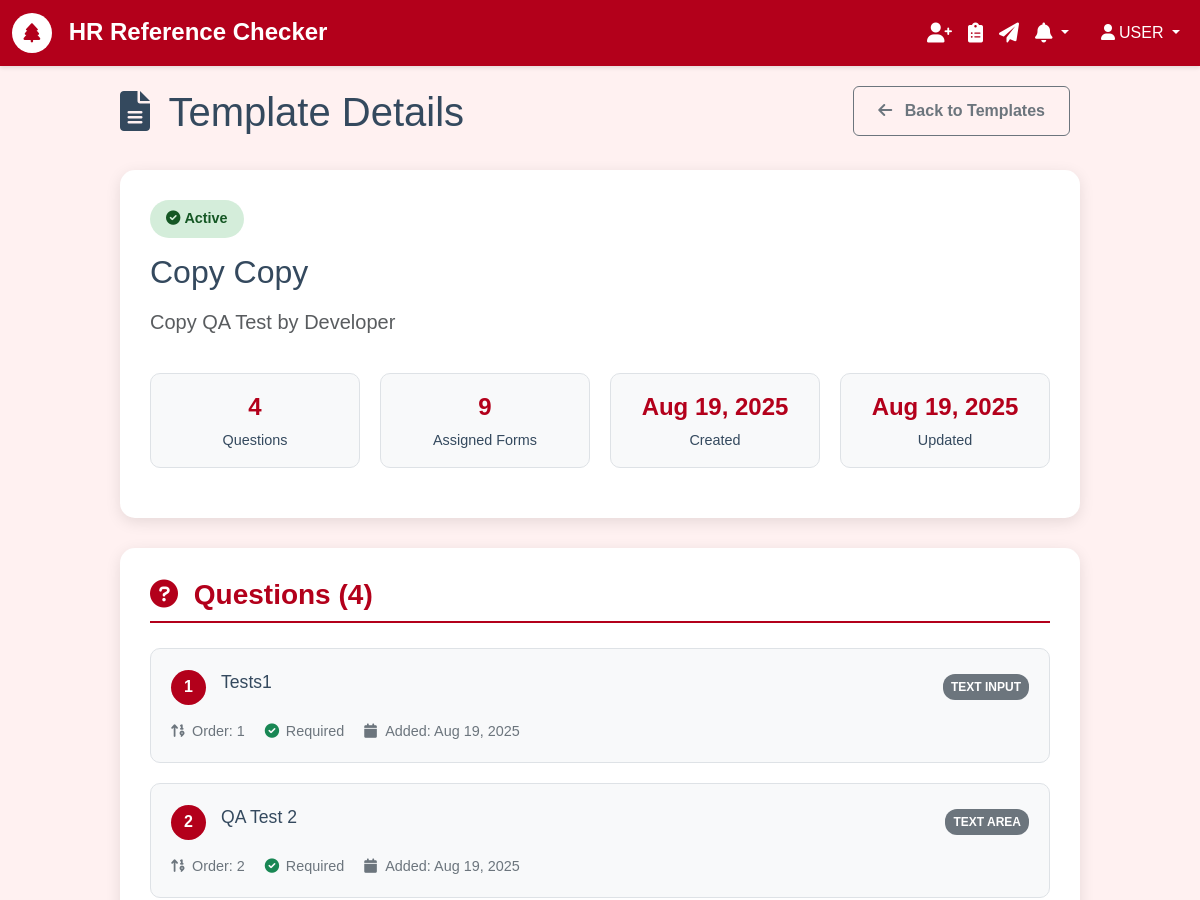
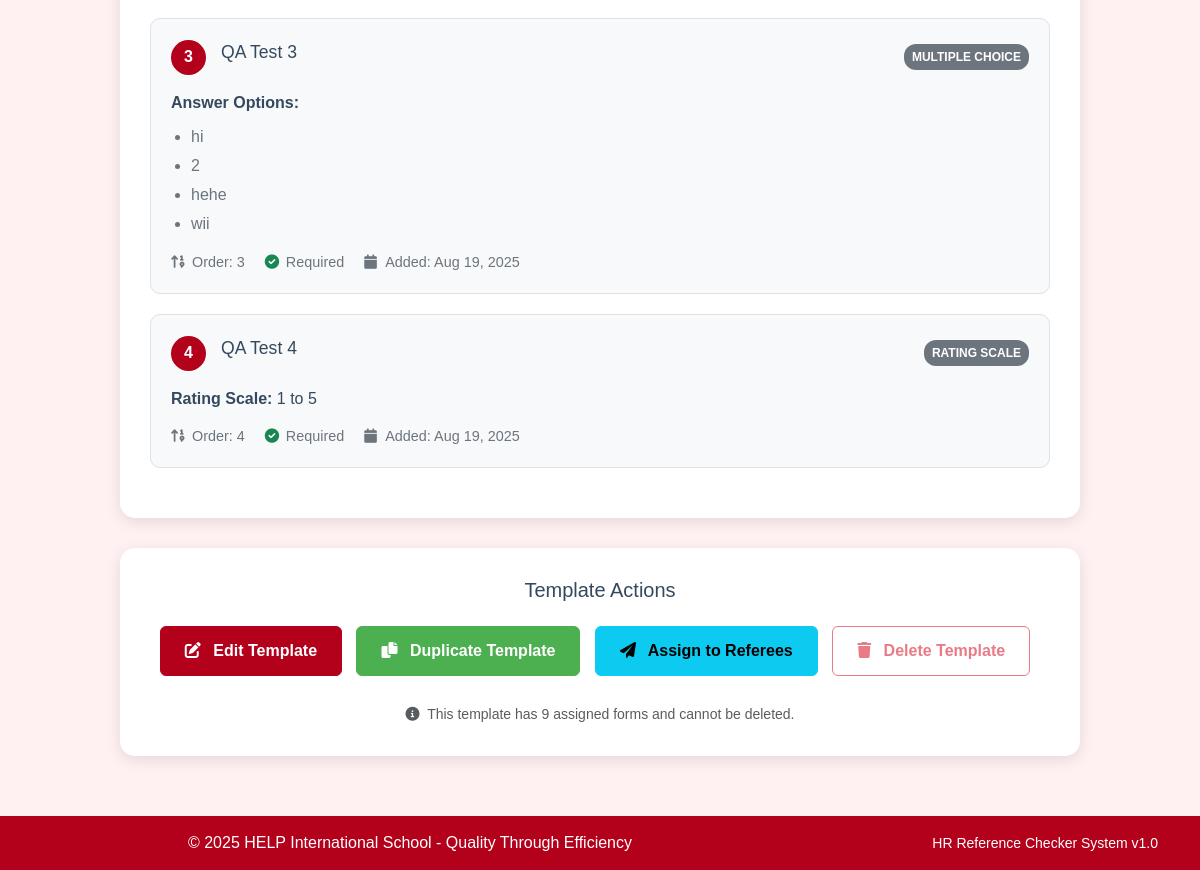
Page /templates/17/ (signed in) on the committed database (2 pictures, top to bottom).
### authentication/models.py (models this page shows, shortened)
class User(AbstractUser):
    email = models.EmailField(unique=True)
    is_active = models.BooleanField(default=True)
    created_at = models.DateTimeField(auto_now_add=True)
    USERNAME_FIELD = 'email'
    REQUIRED_FIELDS = ['username']
    class Meta:
        db_table = 'auth_user'
        verbose_name = 'User'
        verbose_name_plural = 'Users'

### form_templates/models.py (models this page shows, shortened)
class Template(models.Model):
    title = models.CharField(max_length=255, validators=[MinLengthValidator(3)])
    description = models.TextField(blank=True, help_text="Brief description of this template")
    instructions = models.TextField(
        blank=True,
        help_text="Instructions shown to referees before filling the form"
    )
    created_by = models.ForeignKey(settings.AUTH_USER_MODEL, on_delete=models.CASCADE)
    is_active = models.BooleanField(default=True)
    created_at = models.DateTimeField(auto_now_add=True)
    updated_at = models.DateTimeField(auto_now=True)
    class Meta:
        ordering = ['-created_at']
        verbose_name = 'Form Template'
        verbose_name_plural = 'Form Templates'
    def get_assigned_forms_count(self):
        return self.form_set.count()

class Question(models.Model):
    template = models.ForeignKey(Template, on_delete=models.CASCADE, related_name='questions')
    question_text = models.TextField(validators=[MinLengthValidator(5)])
    question_type = models.CharField(
        max_length=20,
        choices=QuestionType.choices,
        default=QuestionType.TEXT
    )
    is_required = models.BooleanField(default=True)
    order = models.PositiveIntegerField(default=0)
    choices = models.JSONField(
        default=list,
        blank=True,
        help_text="List of choices for select/radio/checkbox questions"
    )
    rating_scale = models.PositiveIntegerField(
        default=5,
        help_text="Maximum rating value (e.g., 5 for 1-5 scale)"
    )
    rating_labels = models.JSONField(
        default=dict,
        blank=True,
        help_text="Labels for rating scale (e.g., {'1': 'Poor', '5': 'Excellent'})"
    )
    max_length = models.IntegerField(null=True, blank=True)
    placeholder = models.CharField(max_length=255, blank=True)
    help_text = models.TextField(
        blank=True,
        help_text="Additional help text shown below the question"
    )
    created_at = models.DateTimeField(auto_now_add=True)
    class Meta:
        ordering = ['order', 'created_at']
        verbose_name = 'Template Question'
        verbose_name_plural = 'Template Questions'
    def get_choices_list(self):
        if isinstance(self.choices, list):
            return self.choices
        return []

### form_templates/views.py (the view)
# urls.py: path('<int:pk>/', views.TemplateDetailView.as_view(), name='detail'),
class TemplateDetailView(LoginRequiredMixin, DetailView):
    model = Template
    template_name = 'formTemplates/detail.html'  # Match your app folder pattern
    context_object_name = 'template'
    def get_context_data(self, **kwargs):
        context = super().get_context_data(**kwargs)
        context['questions'] = self.object.questions.all().order_by('order')
        context['assigned_forms_count'] = self.object.get_assigned_forms_count()
        return context

### templates/formTemplates/detail.html (shortened to what this page needs)
{% extends 'base.html' %}
{% block content %}
<div class="template-detail-container">
    <div class="d-flex justify-content-between align-items-center mb-4">
        <h1>
            <i class="fas fa-file-alt me-2"></i>
            Template Details
        </h1>
        <a href="{% url 'form_templates:list' %}" class="btn btn-outline-secondary">
            <i class="fas fa-arrow-left me-2"></i>
            Back to Templates
        </a>
    </div>
    <div class="template-header">
        <div class="d-flex justify-content-between align-items-start">
            <div class="flex-grow-1">
                <div class="status-badge {% if template.is_active %}status-active{% else %}status-inactive{% endif %}">
                    {% if template.is_active %}
                        <i class="fas fa-check-circle me-1"></i>Active
                    {% else %}
                        <i class="fas fa-times-circle me-1"></i>Inactive
                    {% endif %}
                </div>
                <h2 class="mb-3">{{ template.title }}</h2>
                {% if template.description %}
                    <p class="lead text-muted mb-3">{{ template.description }}</p>
                {% endif %}
            </div>
        </div>
        <div class="template-stats">
            <div class="stat-item">
                <span class="stat-number">{{ questions.count }}</span>
                <div class="stat-label">Question{{ questions.count|pluralize }}</div>
            </div>
            <div class="stat-item">
                <span class="stat-number">{{ assigned_forms_count }}</span>
                <div class="stat-label">Assigned Form{{ assigned_forms_count|pluralize }}</div>
            </div>
            <div class="stat-item">
                <span class="stat-number">{{ template.created_at|date:"M d, Y" }}</span>
                <div class="stat-label">Created</div>
            </div>
            {% if template.updated_at != template.created_at %}
                <div class="stat-item">
                    <span class="stat-number">{{ template.updated_at|date:"M d, Y" }}</span>
                    <div class="stat-label">Updated</div>
                </div>
            {% endif %}
        </div>
    </div>
    <div class="questions-section">
        <h3 class="section-title">
            <i class="fas fa-question-circle me-2"></i>
            Questions ({{ questions.count }})
        </h3>
        {% if questions %}
            {% for question in questions %}
                <div class="question-item">
                    <div class="question-header">
                        <div class="question-number">{{ forloop.counter }}</div>
                        <div class="flex-grow-1">
                            <div class="question-text">{{ question.question_text }}</div>
                        </div>
                        <div class="question-type-badge">{{ question.get_question_type_display }}</div>
                    </div>
                    {% if question.question_type in 'SELECT,RADIO,CHECKBOX' and question.choices %}
                        <div class="choices-preview">
                            <strong>Answer Options:</strong>
                            <ul class="choices-list">
                                {% for choice in question.get_choices_list %}
                                    <li>{{ choice }}</li>
                                {% endfor %}
                            </ul>
                        </div>
                    {% endif %}
                    {% if question.question_type == 'RATING' %}
                        <div class="rating-preview">
                            <strong>Rating Scale:</strong> 1 to {{ question.rating_scale }}
                        </div>
                    {% endif %}
                    <div class="question-details">
                        <div class="detail-item">
                            <i class="fas fa-sort-numeric-up detail-icon"></i>
                            Order: {{ question.order }}
                        </div>
                        <div class="detail-item">
                            <i class="fas fa-{% if question.is_required %}check-circle text-success{% else %}times-circle text-muted{% endif %} detail-icon"></i>
                            {% if question.is_required %}Required{% else %}Optional{% endif %}
                        </div>
                        <div class="detail-item">
                            <i class="fas fa-calendar detail-icon"></i>
                            Added: {{ question.created_at|date:"M d, Y" }}
                        </div>
                    </div>
                </div>
            {% endfor %}
        {% endif %}
    </div>
    <div class="action-buttons">
        <h5 class="mb-4">Template Actions</h5>
        <a href="{% url 'form_templates:edit' template.pk %}" class="btn btn-primary">
            <i class="fas fa-edit me-2"></i>
            Edit Template
        </a>
        <form method="post" action="{% url 'form_templates:duplicate' template.pk %}" style="display: inline;">
            <button type="submit" class="btn btn-success"
                    onclick="return confirm('Create a copy of this template?')">
                <i class="fas fa-copy me-2"></i>
                Duplicate Template
            </button>
        </form>
        {% if template.is_active %}
            <a href="{% url 'forms:list' %}" class="btn btn-info">
                <i class="fas fa-paper-plane me-2"></i>
                Assign to Referees
            </a>
        {% endif %}
        {% if assigned_forms_count == 0 %}
            <a href="{% url 'form_templates:delete' template.pk %}" class="btn btn-danger"
               onclick="return confirm('Are you sure you want to delete this template?')">
                <i class="fas fa-trash me-2"></i>
                Delete Template
            </a>
        {% else %}
            <button class="btn btn-outline-danger" disabled title="Cannot delete template with assigned forms">
                <i class="fas fa-trash me-2"></i>
                Delete Template
            </button>
        {% endif %}
        <div class="mt-3">
            <small class="text-muted">
                {% if assigned_forms_count > 0 %}
                    <i class="fas fa-info-circle me-1"></i>
                    This template has {{ assigned_forms_count }} assigned form{{ assigned_forms_count|pluralize }} and cannot be deleted.
                {% else %}
                    <i class="fas fa-info-circle me-1"></i>
                    Template can be safely deleted as it has no assigned forms.
                {% endif %}
            </small>
        </div>
    </div>
</div>
{% endblock %}

### templates/base.html (shortened to what this page needs)
<!DOCTYPE html>
<html lang="en">
<head>
    <link href="https://cdn.jsdelivr.net/npm/bootstrap@5.3.0/dist/css/bootstrap.min.css" rel="stylesheet">
    <link href="https://cdnjs.cloudflare.com/ajax/libs/font-awesome/6.0.0/css/all.min.css" rel="stylesheet">
</head>
<body>
    <nav class="navbar navbar-expand-lg navbar-dark">
        <div class="container-fluid">
            <a class="navbar-brand" href="{% url 'core:home' %}">
                <span class="help-logo">
                    <i class="fas fa-tree"></i>
                </span>
                HR Reference Checker
            </a>
            <div class="collapse navbar-collapse" id="navbarNav">
                {% if user.is_authenticated %}
                    <ul class="navbar-nav me-3">
                        <li class="nav-item">
                            <a class="nav-link" href="{% url 'referees:list' %}" title="Manage Referees">
                                <i class="fas fa-user-plus fa-lg"></i>
                            </a>
                        </li>
                        <li class="nav-item">
                            <a class="nav-link" href="{% url 'form_templates:list' %}" title="Manage Templates">
                                <i class="fas fa-clipboard-list fa-lg"></i>
                            </a>
                        </li>
                        <li class="nav-item">
                            <a class="nav-link" href="{% url 'forms:list' %}" title="Assign Forms">
                                <i class="fas fa-paper-plane fa-lg"></i>
                            </a>
                        </li>
                        <li class="nav-item dropdown">
                            <a class="nav-link dropdown-toggle position-relative" href="#" title="Notifications" role="button" data-bs-toggle="dropdown" id="notificationDropdown">
                                <i class="fas fa-bell fa-lg"></i>
                            </a>
                        </li>
                    </ul>
                {% endif %}
                <ul class="navbar-nav">
                    {% if user.is_authenticated %}
                        <li class="nav-item dropdown">
                            <a class="nav-link dropdown-toggle" href="#" id="navbarDropdown" role="button" data-bs-toggle="dropdown">
                                <i class="fas fa-user me-1"></i>{{ user.first_name|upper|default:"USER" }}
                            </a>
                        </li>
                    {% else %}
                        <li class="nav-item">
                            <a class="nav-link" href="{% url 'authentication:login' %}">
                                <i class="fas fa-sign-in-alt me-1"></i>Login
                            </a>
                        </li>
                    {% endif %}
                </ul>
            </div>
        </div>
    </nav>
    <div class="main-content-area">
        {% block content %}{% endblock %}
    </div>
    <footer class="footer">
        <div class="container">
            <div class="row">
                <div class="col-md-8">
                    <p class="mb-0">&copy; 2025 HELP International School - Quality Through Efficiency</p>
                </div>
                <div class="col-md-4 text-end">
                    <small>HR Reference Checker System v1.0</small>
                </div>
            </div>
        </div>
    </footer>
</body>
</html>

### rows in the picture
Template: title "Copy Copy", description "Copy QA Test by Developer", created_at "Aug 19, 2025", updated_at "Aug 19, 2025"
Question: question_text "Tests1", question_type "TEXT INPUT", order "1", is_required True (drawn), created_at "Aug 19, 2025"
Question: question_text "QA Test 2", question_type "TEXT AREA", order "2", is_required True (drawn), created_at "Aug 19, 2025"
Question: question_text "QA Test 3", question_type "MULTIPLE CHOICE", get_choices_list "hi" "2" "hehe" "wii", order "3", is_required True (drawn), created_at "Aug 19, 2025"
Question: question_text "QA Test 4", question_type "RATING SCALE", rating_scale "5", order "4", is_required True (drawn), created_at "Aug 19, 2025"

### other values in the picture
{{ user.first_name|upper|default:"USER" }} "USER"
{{ questions.count }} "4"
{{ assigned_forms_count }} "9"
